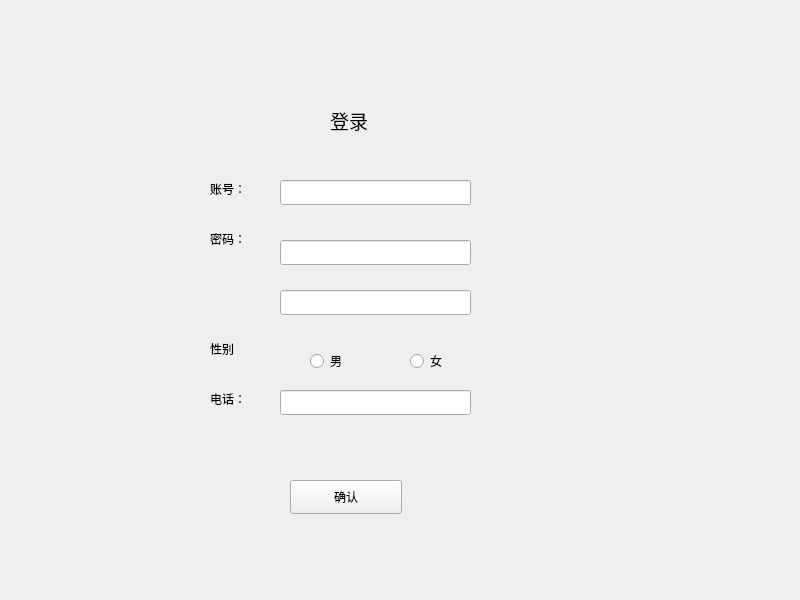
<?xml version="1.0" encoding="UTF-8"?>
<ui version="4.0">
 <class>Widget</class>
 <widget class="QWidget" name="Widget">
  <property name="geometry">
   <rect>
    <x>0</x>
    <y>0</y>
    <width>800</width>
    <height>600</height>
   </rect>
  </property>
  <property name="font">
   <font>
    <family>Agency FB</family>
    <pointsize>9</pointsize>
   </font>
  </property>
  <property name="windowTitle">
   <string>Widget</string>
  </property>
  <widget class="QLabel" name="label">
   <property name="geometry">
    <rect>
     <x>210</x>
     <y>180</y>
     <width>81</width>
     <height>18</height>
    </rect>
   </property>
   <property name="text">
    <string>账号：</string>
   </property>
  </widget>
  <widget class="QLabel" name="label_2">
   <property name="geometry">
    <rect>
     <x>210</x>
     <y>230</y>
     <width>81</width>
     <height>18</height>
    </rect>
   </property>
   <property name="text">
    <string>密码：</string>
   </property>
  </widget>
  <widget class="QLabel" name="label_3">
   <property name="geometry">
    <rect>
     <x>210</x>
     <y>390</y>
     <width>81</width>
     <height>18</height>
    </rect>
   </property>
   <property name="text">
    <string>电话：</string>
   </property>
  </widget>
  <widget class="QRadioButton" name="radioButton_male">
   <property name="geometry">
    <rect>
     <x>310</x>
     <y>350</y>
     <width>132</width>
     <height>22</height>
    </rect>
   </property>
   <property name="text">
    <string>男</string>
   </property>
  </widget>
  <widget class="QRadioButton" name="radioButton_female">
   <property name="geometry">
    <rect>
     <x>410</x>
     <y>350</y>
     <width>132</width>
     <height>22</height>
    </rect>
   </property>
   <property name="text">
    <string>女</string>
   </property>
  </widget>
  <widget class="QLabel" name="label_4">
   <property name="geometry">
    <rect>
     <x>210</x>
     <y>340</y>
     <width>81</width>
     <height>18</height>
    </rect>
   </property>
   <property name="text">
    <string>性别</string>
   </property>
  </widget>
  <widget class="QLineEdit" name="lineEdit_account">
   <property name="geometry">
    <rect>
     <x>280</x>
     <y>180</y>
     <width>191</width>
     <height>25</height>
    </rect>
   </property>
  </widget>
  <widget class="QLineEdit" name="lineEdit_password">
   <property name="geometry">
    <rect>
     <x>280</x>
     <y>240</y>
     <width>191</width>
     <height>25</height>
    </rect>
   </property>
  </widget>
  <widget class="QLineEdit" name="lineEdit_phone">
   <property name="geometry">
    <rect>
     <x>280</x>
     <y>390</y>
     <width>191</width>
     <height>25</height>
    </rect>
   </property>
  </widget>
  <widget class="QLabel" name="label_5">
   <property name="geometry">
    <rect>
     <x>330</x>
     <y>100</y>
     <width>101</width>
     <height>41</height>
    </rect>
   </property>
   <property name="font">
    <font>
     <family>Agency FB</family>
     <pointsize>14</pointsize>
     <weight>50</weight>
     <bold>false</bold>
    </font>
   </property>
   <property name="frameShape">
    <enum>QFrame::NoFrame</enum>
   </property>
   <property name="text">
    <string>登录</string>
   </property>
  </widget>
  <widget class="QPushButton" name="pushButton">
   <property name="geometry">
    <rect>
     <x>290</x>
     <y>480</y>
     <width>112</width>
     <height>34</height>
    </rect>
   </property>
   <property name="text">
    <string>确认</string>
   </property>
  </widget>
  <widget class="QLineEdit" name="lineEdit_password_2">
   <property name="geometry">
    <rect>
     <x>280</x>
     <y>290</y>
     <width>191</width>
     <height>25</height>
    </rect>
   </property>
  </widget>
 </widget>
 <resources/>
 <connections/>
</ui>
